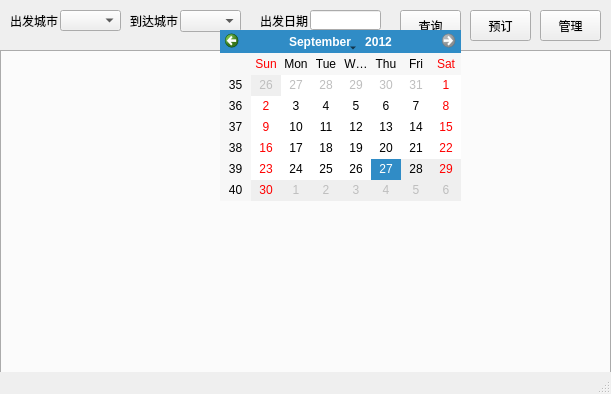
<?xml version="1.0" encoding="UTF-8"?>
<ui version="4.0">
 <class>csAirClass</class>
 <widget class="QMainWindow" name="csAirClass">
  <property name="enabled">
   <bool>true</bool>
  </property>
  <property name="geometry">
   <rect>
    <x>0</x>
    <y>0</y>
    <width>611</width>
    <height>394</height>
   </rect>
  </property>
  <property name="minimumSize">
   <size>
    <width>611</width>
    <height>394</height>
   </size>
  </property>
  <property name="maximumSize">
   <size>
    <width>611</width>
    <height>394</height>
   </size>
  </property>
  <property name="windowTitle">
   <string>南航订票系统客户端</string>
  </property>
  <widget class="QWidget" name="centralWidget">
   <widget class="QLabel" name="label">
    <property name="geometry">
     <rect>
      <x>10</x>
      <y>10</y>
      <width>51</width>
      <height>21</height>
     </rect>
    </property>
    <property name="font">
     <font>
      <pointsize>9</pointsize>
     </font>
    </property>
    <property name="text">
     <string>出发城市</string>
    </property>
   </widget>
   <widget class="QComboBox" name="depart">
    <property name="geometry">
     <rect>
      <x>60</x>
      <y>10</y>
      <width>61</width>
      <height>21</height>
     </rect>
    </property>
    <property name="editable">
     <bool>false</bool>
    </property>
    <property name="currentIndex">
     <number>0</number>
    </property>
    <item>
     <property name="text">
      <string/>
     </property>
    </item>
    <item>
     <property name="text">
      <string>上海</string>
     </property>
    </item>
    <item>
     <property name="text">
      <string>广州</string>
     </property>
    </item>
    <item>
     <property name="text">
      <string>北京</string>
     </property>
    </item>
    <item>
     <property name="text">
      <string>哈尔滨</string>
     </property>
    </item>
    <item>
     <property name="text">
      <string>香港</string>
     </property>
    </item>
    <item>
     <property name="text">
      <string>成都</string>
     </property>
    </item>
    <item>
     <property name="text">
      <string>大连</string>
     </property>
    </item>
    <item>
     <property name="text">
      <string>重庆</string>
     </property>
    </item>
    <item>
     <property name="text">
      <string>天津</string>
     </property>
    </item>
   </widget>
   <widget class="QLabel" name="label_2">
    <property name="geometry">
     <rect>
      <x>130</x>
      <y>10</y>
      <width>51</width>
      <height>21</height>
     </rect>
    </property>
    <property name="text">
     <string>到达城市</string>
    </property>
   </widget>
   <widget class="QComboBox" name="arrive">
    <property name="geometry">
     <rect>
      <x>180</x>
      <y>10</y>
      <width>61</width>
      <height>22</height>
     </rect>
    </property>
    <property name="currentIndex">
     <number>0</number>
    </property>
    <item>
     <property name="text">
      <string/>
     </property>
    </item>
    <item>
     <property name="text">
      <string>上海</string>
     </property>
    </item>
    <item>
     <property name="text">
      <string>广州</string>
     </property>
    </item>
    <item>
     <property name="text">
      <string>北京</string>
     </property>
    </item>
    <item>
     <property name="text">
      <string>哈尔滨</string>
     </property>
    </item>
    <item>
     <property name="text">
      <string>香港</string>
     </property>
    </item>
    <item>
     <property name="text">
      <string>成都</string>
     </property>
    </item>
    <item>
     <property name="text">
      <string>大连</string>
     </property>
    </item>
    <item>
     <property name="text">
      <string>重庆</string>
     </property>
    </item>
    <item>
     <property name="text">
      <string>天津</string>
     </property>
    </item>
   </widget>
   <widget class="QLabel" name="label_3">
    <property name="geometry">
     <rect>
      <x>260</x>
      <y>10</y>
      <width>54</width>
      <height>21</height>
     </rect>
    </property>
    <property name="text">
     <string>出发日期</string>
    </property>
   </widget>
   <widget class="DateText" name="dateText">
    <property name="enabled">
     <bool>true</bool>
    </property>
    <property name="geometry">
     <rect>
      <x>310</x>
      <y>10</y>
      <width>71</width>
      <height>20</height>
     </rect>
    </property>
    <property name="text">
     <string/>
    </property>
    <property name="echoMode">
     <enum>QLineEdit::Normal</enum>
    </property>
    <property name="readOnly">
     <bool>true</bool>
    </property>
    <property name="placeholderText">
     <string/>
    </property>
   </widget>
   <widget class="QCalendarWidget" name="calendarWidget">
    <property name="enabled">
     <bool>true</bool>
    </property>
    <property name="geometry">
     <rect>
      <x>220</x>
      <y>30</y>
      <width>241</width>
      <height>171</height>
     </rect>
    </property>
    <property name="minimumDate">
     <date>
      <year>2012</year>
      <month>8</month>
      <day>27</day>
     </date>
    </property>
    <property name="maximumDate">
     <date>
      <year>2012</year>
      <month>9</month>
      <day>27</day>
     </date>
    </property>
    <property name="firstDayOfWeek">
     <enum>Qt::Sunday</enum>
    </property>
    <property name="gridVisible">
     <bool>false</bool>
    </property>
    <property name="navigationBarVisible">
     <bool>true</bool>
    </property>
    <property name="dateEditEnabled">
     <bool>true</bool>
    </property>
    <property name="dateEditAcceptDelay">
     <number>1500</number>
    </property>
   </widget>
   <widget class="QPushButton" name="query">
    <property name="geometry">
     <rect>
      <x>400</x>
      <y>10</y>
      <width>61</width>
      <height>31</height>
     </rect>
    </property>
    <property name="text">
     <string>查询</string>
    </property>
   </widget>
   <widget class="QTabWidget" name="tabWidget">
    <property name="geometry">
     <rect>
      <x>0</x>
      <y>50</y>
      <width>611</width>
      <height>331</height>
     </rect>
    </property>
    <property name="tabShape">
     <enum>QTabWidget::Rounded</enum>
    </property>
    <property name="currentIndex">
     <number>-1</number>
    </property>
    <property name="iconSize">
     <size>
      <width>30</width>
      <height>16</height>
     </size>
    </property>
    <property name="elideMode">
     <enum>Qt::ElideNone</enum>
    </property>
    <property name="usesScrollButtons">
     <bool>true</bool>
    </property>
    <property name="documentMode">
     <bool>false</bool>
    </property>
    <property name="tabsClosable">
     <bool>false</bool>
    </property>
   </widget>
   <widget class="QPushButton" name="book">
    <property name="geometry">
     <rect>
      <x>470</x>
      <y>10</y>
      <width>61</width>
      <height>31</height>
     </rect>
    </property>
    <property name="text">
     <string>预订</string>
    </property>
   </widget>
   <widget class="QPushButton" name="manage">
    <property name="geometry">
     <rect>
      <x>540</x>
      <y>10</y>
      <width>61</width>
      <height>31</height>
     </rect>
    </property>
    <property name="text">
     <string>管理</string>
    </property>
   </widget>
   <widget class="QLabel" name="label_4">
    <property name="geometry">
     <rect>
      <x>0</x>
      <y>50</y>
      <width>611</width>
      <height>321</height>
     </rect>
    </property>
    <property name="text">
     <string/>
    </property>
    <property name="pixmap">
     <pixmap resource="csair.qrc">:/csAir/Resources/bgpic.png</pixmap>
    </property>
   </widget>
   <zorder>label</zorder>
   <zorder>depart</zorder>
   <zorder>label_2</zorder>
   <zorder>arrive</zorder>
   <zorder>label_3</zorder>
   <zorder>dateText</zorder>
   <zorder>query</zorder>
   <zorder>tabWidget</zorder>
   <zorder>book</zorder>
   <zorder>manage</zorder>
   <zorder>label_4</zorder>
   <zorder>calendarWidget</zorder>
  </widget>
  <widget class="QStatusBar" name="statusBar"/>
 </widget>
 <layoutdefault spacing="6" margin="11"/>
 <customwidgets>
  <customwidget>
   <class>DateText</class>
   <extends>QLineEdit</extends>
   <header location="global">datetext.h</header>
  </customwidget>
 </customwidgets>
 <resources>
  <include location="csair.qrc"/>
 </resources>
 <connections/>
</ui>
